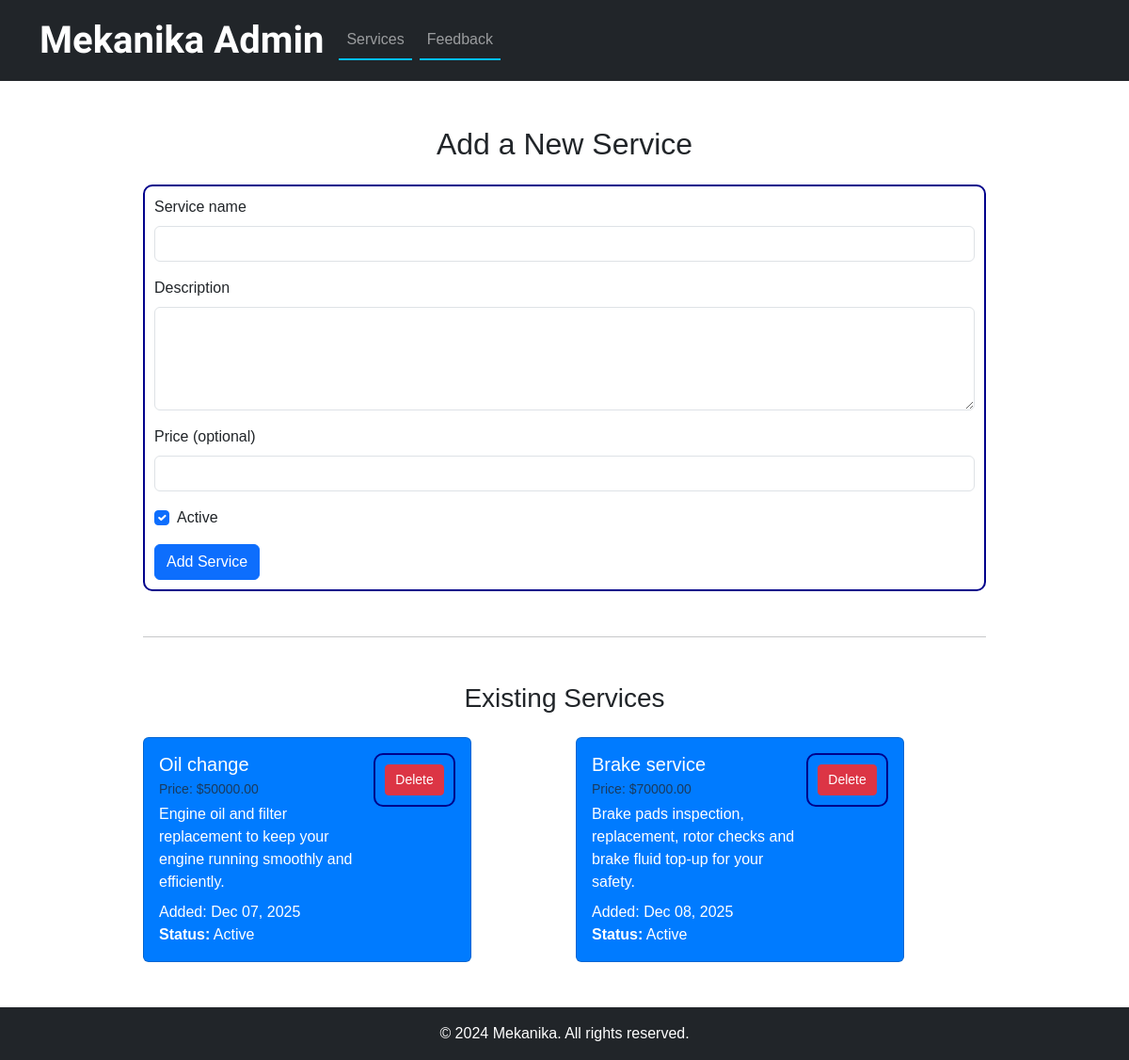
/admin_panel/add_service/, run on an earlier commit of the app's database.
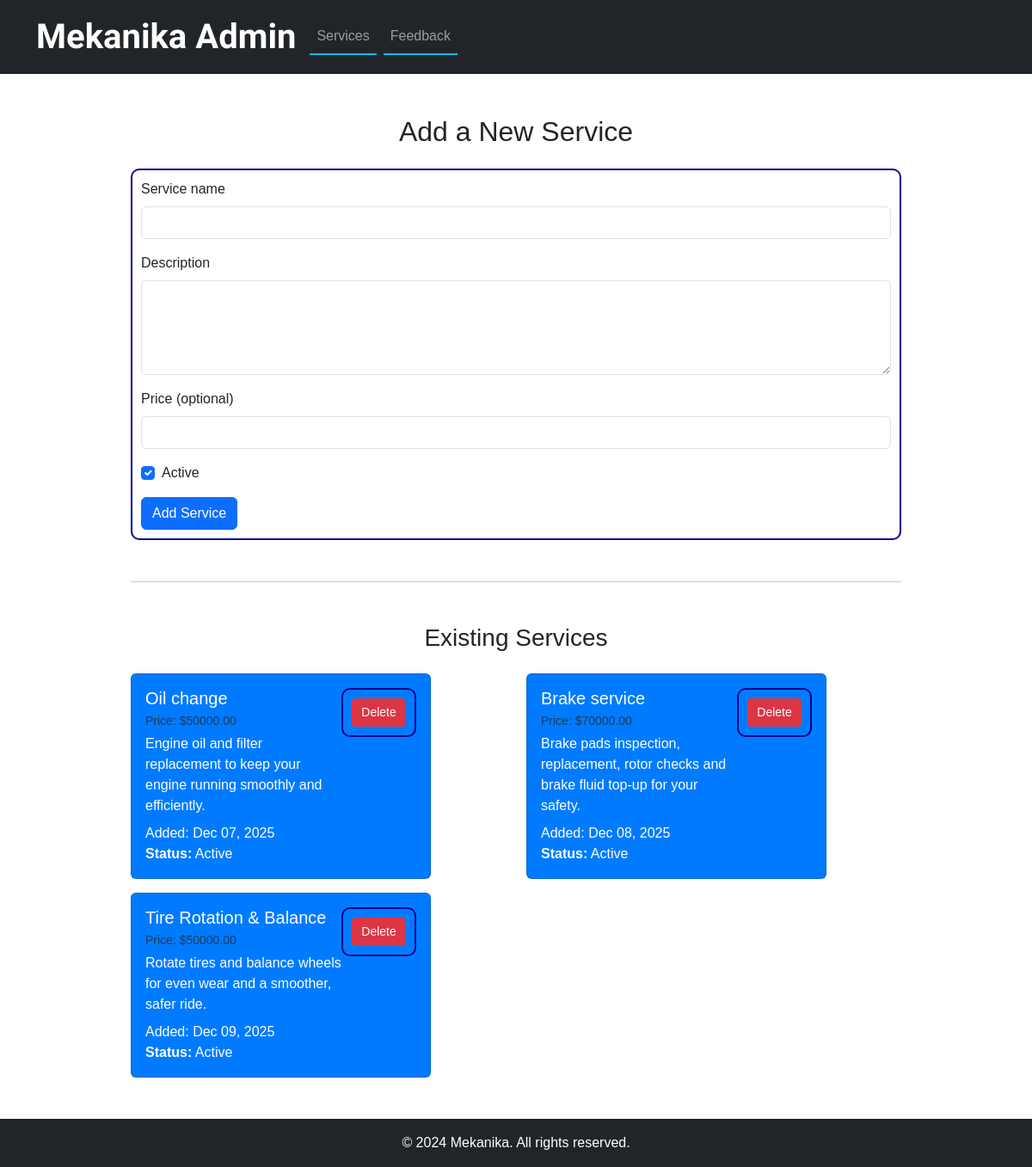
And on a later commit of the database.
### Admin/models.py (models this page shows, shortened)
class Service(models.Model):
    name = models.CharField(max_length=200)
    description = models.TextField(blank=True)
    price = models.DecimalField(max_digits=10, decimal_places=2, null=True, blank=True)
    active = models.BooleanField(default=True)
    created_at = models.DateTimeField(auto_now_add=True)

### Admin/views.py (the view, shortened to what this page needs)
# urls.py: path('add_service/', views.add_service, name='add_service'),
def add_service(request):
    services = Service.objects.all()
    return render(request, 'add_service.html', {'services': services})

### templates/add_service.html (shortened to what this page needs)
{% extends "admin_base.html" %}
{% load static %}
{% block content %}
<div class="container py-5" style="max-width:920px;">
  <h2 class="mb-4 text-center">Add a New Service</h2>
  <form method="post" action="">
    <div class="mb-3">
      <label for="id_name" class="form-label">Service name</label>
      <input id="id_name" name="name" type="text" class="form-control" required>
    </div>
    <div class="mb-3">
      <label for="id_description" class="form-label">Description</label>
      <textarea id="id_description" name="description" rows="4" class="form-control"></textarea>
    </div>
    <div class="mb-3">
      <label for="id_price" class="form-label">Price (optional)</label>
      <input id="id_price" name="price" type="number" step="0.01" class="form-control">
    </div>
    <div class="form-check mb-3">
      <input class="form-check-input" type="checkbox" value="1" id="id_active" name="active" checked>
      <label class="form-check-label" for="id_active">Active</label>
    </div>
    <button type="submit" class="btn btn-primary">Add Service</button>
  </form>
  <hr class="my-5">
  <h3 class="mb-4 text-center">Existing Services</h3>
  {% if services %}
  <div class="row gy-3">
    {% for s in services %}
    <div class="col-md-6">
      <div class="service-available card p-3">
        <div class="d-flex justify-content-between align-items-start">
          <div>
            <h5 class="mb-1">{{ s.name }}</h5>
            <p class="mb-1 small text-muted">{% if s.price %}Price: ${{ s.price }}{% else %}Price: N/A{% endif %}</p>
            <p class="mb-2">{{ s.description|default_if_none:"No description." }}</p>
            <div>Added: {{ s.created_at|date:"M d, Y" }}</div>
            <p class="mb-0"><strong>Status:</strong> {% if s.active %}Active{% else %}Inactive{% endif %}</p>
          </div>
          <form method="post" action="{% url 'delete_service' s.pk %}" >
            <button type="submit" class="delete_btn btn btn-sm btn-danger">Delete</button>
          </form>
        </div>
      </div>
    </div>
    {% endfor %}
  </div>
  {% else %}
  <p class="text-muted">No services have been added yet.</p>
  {% endif %}
</div>
{% endblock %}

What changed in the data, as far as the page shows it:
added Service: name "Tire Rotation & Balance", price "50000.00", description "Rotate tires and balance wheels for even wear and a smoother, safer ride.", created_at "Dec 09, 2025", active "Active"
